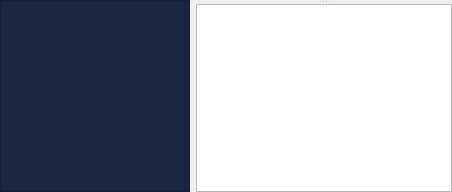
<?xml version="1.0" encoding="UTF-8"?>
<ui version="4.0">
 <class>MainWindow</class>
 <widget class="QMainWindow" name="MainWindow">
  <property name="windowTitle"><string>foamcut</string></property>
  <widget class="QWidget" name="centralwidget">
   <layout class="QHBoxLayout" name="central_layout">
    <property name="leftMargin"><number>0</number></property>
    <property name="topMargin"><number>0</number></property>
    <property name="rightMargin"><number>0</number></property>
    <property name="bottomMargin"><number>0</number></property>
    <item>
     <widget class="QListWidget" name="nav">
      <property name="minimumSize"><size><width>190</width><height>0</height></size></property>
      <property name="maximumSize"><size><width>190</width><height>16777215</height></size></property>
      <property name="horizontalScrollBarPolicy"><enum>Qt::ScrollBarAlwaysOff</enum></property>
      <property name="styleSheet"><string>QListWidget{font-size:12pt; background:#1c2540; color:#cfd8ea; padding:6px;} QListWidget::item{padding:10px 8px;} QListWidget::item:selected{background:#2f4370; color:white;}</string></property>
     </widget>
    </item>
    <item>
     <widget class="QSplitter" name="right">
      <property name="orientation"><enum>Qt::Vertical</enum></property>
      <widget class="QStackedWidget" name="stack"/>
      <widget class="QPlainTextEdit" name="log_box">
       <property name="readOnly"><bool>true</bool></property>
       <property name="maximumBlockCount"><number>2000</number></property>
       <property name="styleSheet"><string>font-family:monospace; font-size:9pt;</string></property>
      </widget>
     </widget>
    </item>
   </layout>
  </widget>
 </widget>
 <resources/>
 <connections/>
</ui>
